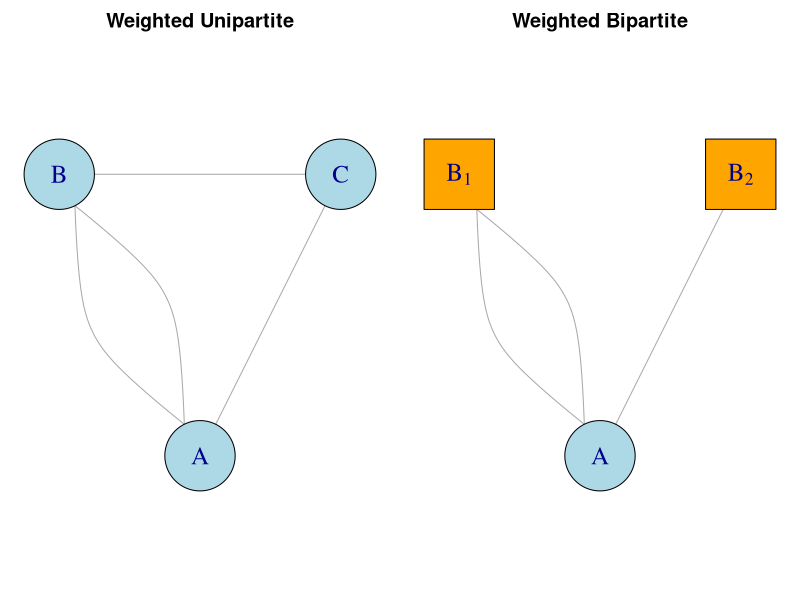

Write the R code that produced this figure.
# Load required package
library(igraph)

# Updated edges for unipartite graph (including B–C)
edges1 <- c("A", "B", "A", "B", "A", "C", "B", "C")
g1 <- graph(edges1, directed = FALSE)

# Bipartite graph: relabel B, C to B_1 and B_2
edges2 <- c("A", "B_1", "A", "B_1", "A", "B_2")
g2 <- graph(edges2, directed = FALSE)

# Curved edges
E(g1)$curved <- curve_multiple(g1)
E(g2)$curved <- curve_multiple(g2)

# Define layout (V shape, A at bottom)
layout_v1 <- matrix(c(0, -1, -1, 1, 1, 1), ncol = 2, byrow = TRUE) # A, B, C
layout_v1 <- layout_v1[match(V(g1)$name, c("A", "B", "C")), ]

layout_v2 <- matrix(c(0, -1, -1, 1, 1, 1), ncol = 2, byrow = TRUE) # A, B_1, B_2
layout_v2 <- layout_v2[match(V(g2)$name, c("A", "B_1", "B_2")), ]

# Open PDF
pdf("examples/uni_vs_bip.pdf", width = 10, height = 5)
par(mfrow = c(1, 2), mar = c(0.5, 0.5, 2, 0.5))

# Plot 1: Unipartite with B–C edge
plot(
  g1,
  layout = layout_v1,
  main = "Weighted Unipartite",
  vertex.size = 50,
  vertex.label.cex = 1.5,
  vertex.color = "lightblue",
  vertex.frame.color = "black"
)

# Plot 2: Bipartite with B[1], B[2] and shapes
V(g2)$shape <- ifelse(V(g2)$name == "A", "circle", "square")
V(g2)$color <- ifelse(V(g2)$name == "A", "lightblue", "orange")

label_expr <- expression("A", B[1], B[2])
label_expr <- label_expr[match(V(g2)$name, c("A", "B_1", "B_2"))]

plot(
  g2,
  layout = layout_v2,
  main = "Weighted Bipartite",
  vertex.size = 50,
  vertex.label = label_expr,
  vertex.label.cex = 1.5,
  vertex.frame.color = "black"
)

dev.off()
